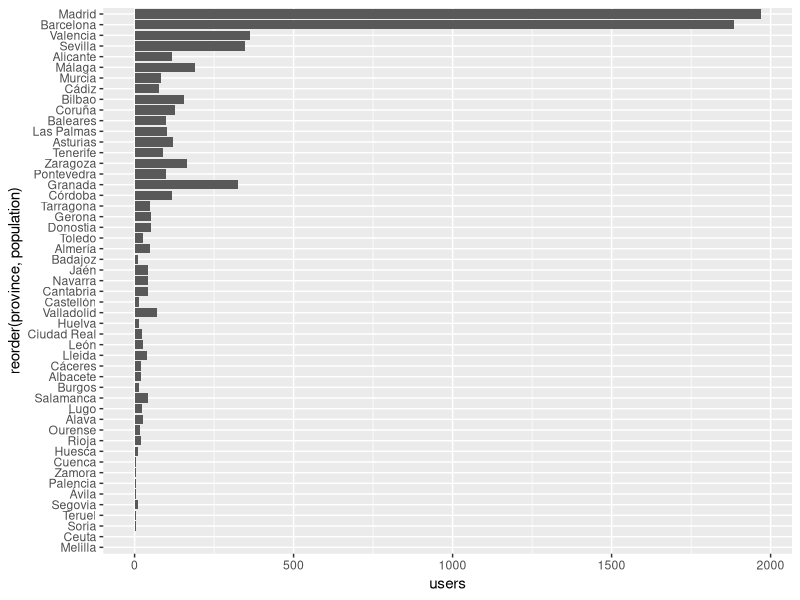
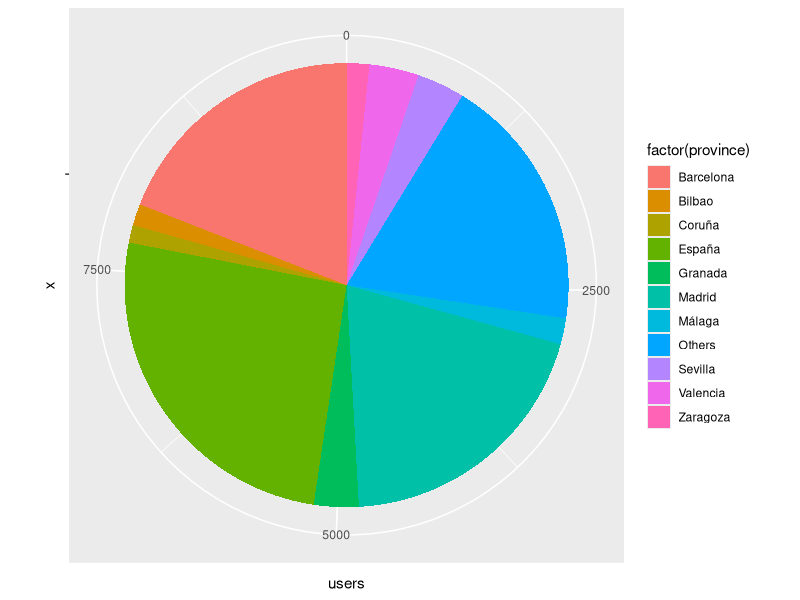
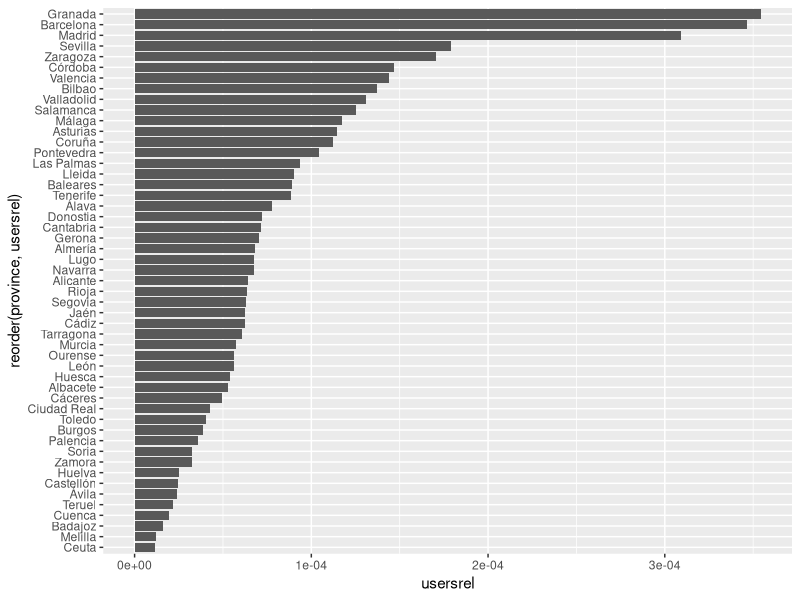
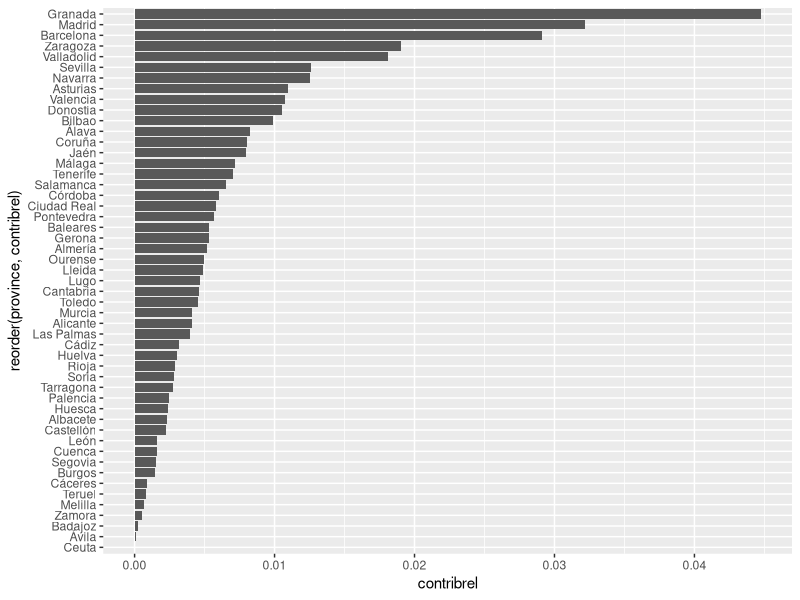
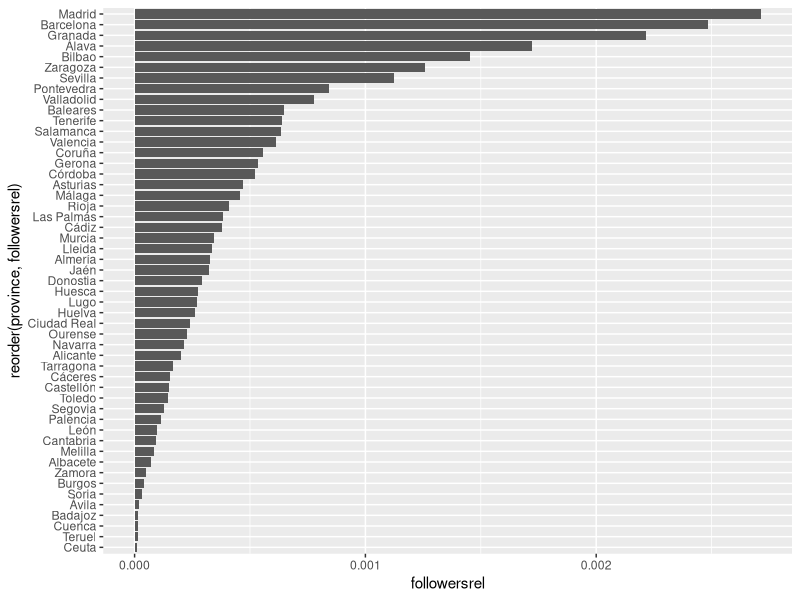
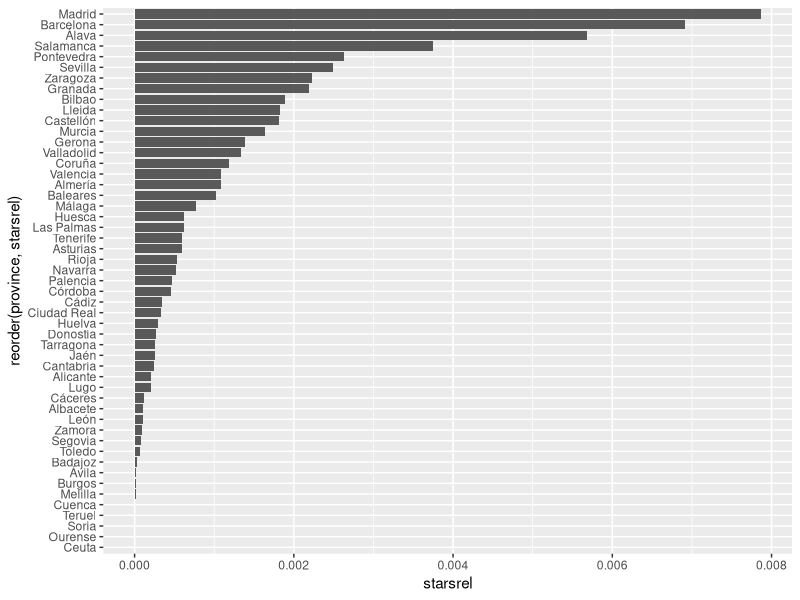
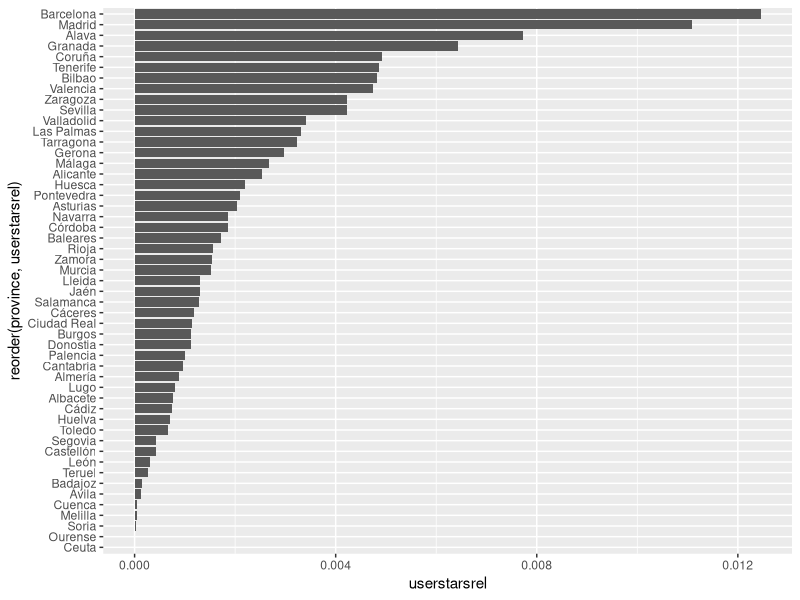
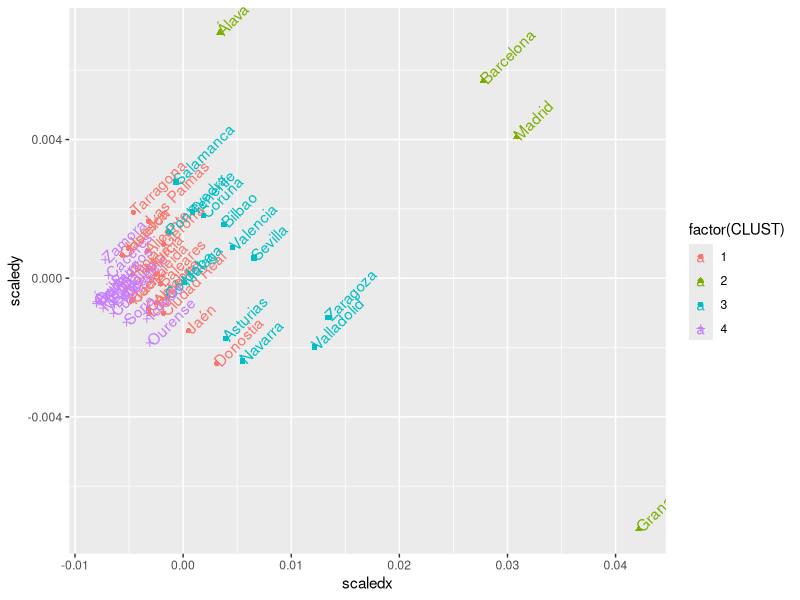

These figures' R source, in order:
## ---- chunk 1
# Remember to run first 
# ./agg-csv.pl > data/processed/data-per-province.csv               

data.province <- read.csv('data-per-province.csv',sep=';')
data.province$usersrel <- data.province$users / data.province$population
data.province$contribrel <- data.province$contributions / data.province$population
data.province$followersrel <- data.province$followers / data.province$population
data.province$starsrel <- data.province$stars / data.province$population
data.province$userstarsrel <- data.province$user_stars / data.province$population
data.province.rel <- data.frame( province=data.province$province, users=data.province$usersrel, contrib=data.province$contribrel, stars=data.province$starsrel, userstars=data.province$userstarsrel )

library(ggplot2)
library(mclust)
library(MASS)
data.province.clust <- Mclust(data.province.rel)
data.province$CLUST <- data.province.clust$classification

d <- dist(data.province.rel)
scaling <- isoMDS(d, k=2)
data.province$scaledx = scaling$points[,1]
data.province$scaledy = scaling$points[,2]

# Remember to run first
# merge-city.coffee
github.user.data <- read.csv('aggregated-top-Spain.csv',sep=';')
github.user.data$place <- reorder(github.user.data$place, X=github.user.data$place, FUN= function(x) -length(x))
province.table <- table(github.user.data$place)
province.table.acc <- head(province.table,n=10)
province.table.acc['Others'] = sum(as.vector(tail(province.table,n=-10)))
province.table.df <- data.frame( province=names(province.table.acc),users= as.vector(province.table.acc))

github.user.data$language <- reorder(github.user.data$language, X=github.user.data$language, FUN= function(x) -length(x))
language.table <- table(github.user.data$language)
language.table.acc <- head(language.table,n=20)
language.table.acc['Others'] = sum(as.vector(tail(language.table,n=-20)))
language.table.df <- data.frame( language=names(language.table.acc),users= as.vector(language.table.acc))
## ---- chunk 2
ggplot(data.province, aes(x=reorder(province,population),y=users))+geom_bar(stat='identity')+coord_flip()
## ---- chunk 3
ggplot( data=province.table.df, aes(x="",y=users,fill=factor(province)))+ geom_bar(width=1,stat='identity') + coord_polar(theta='y')
## ---- chunk 4
ggplot(data.province, aes(x=reorder(province,usersrel),y=usersrel))+geom_bar(stat='identity')+coord_flip()
## ---- chunk 5
ggplot(data.province, aes(x=reorder(province,contribrel),y=contribrel))+geom_bar(stat='identity')+coord_flip()
## ---- chunk 6
ggplot(data.province, aes(x=reorder(province,followersrel),y=followersrel))+geom_bar(stat='identity')+coord_flip()
## ---- chunk 7
ggplot(data.province, aes(x=reorder(province,starsrel),y=starsrel))+geom_bar(stat='identity')+coord_flip()
## ---- chunk 8
ggplot(data.province, aes(x=reorder(province,userstarsrel),y=userstarsrel))+geom_bar(stat='identity')+coord_flip()
## ---- chunk 9
ggplot(data.province, aes(x=scaledx, y=scaledy, colour=factor(CLUST),shape=factor(CLUST)))+geom_point()+ geom_text(aes(label=province,angle=45,hjust=0))
